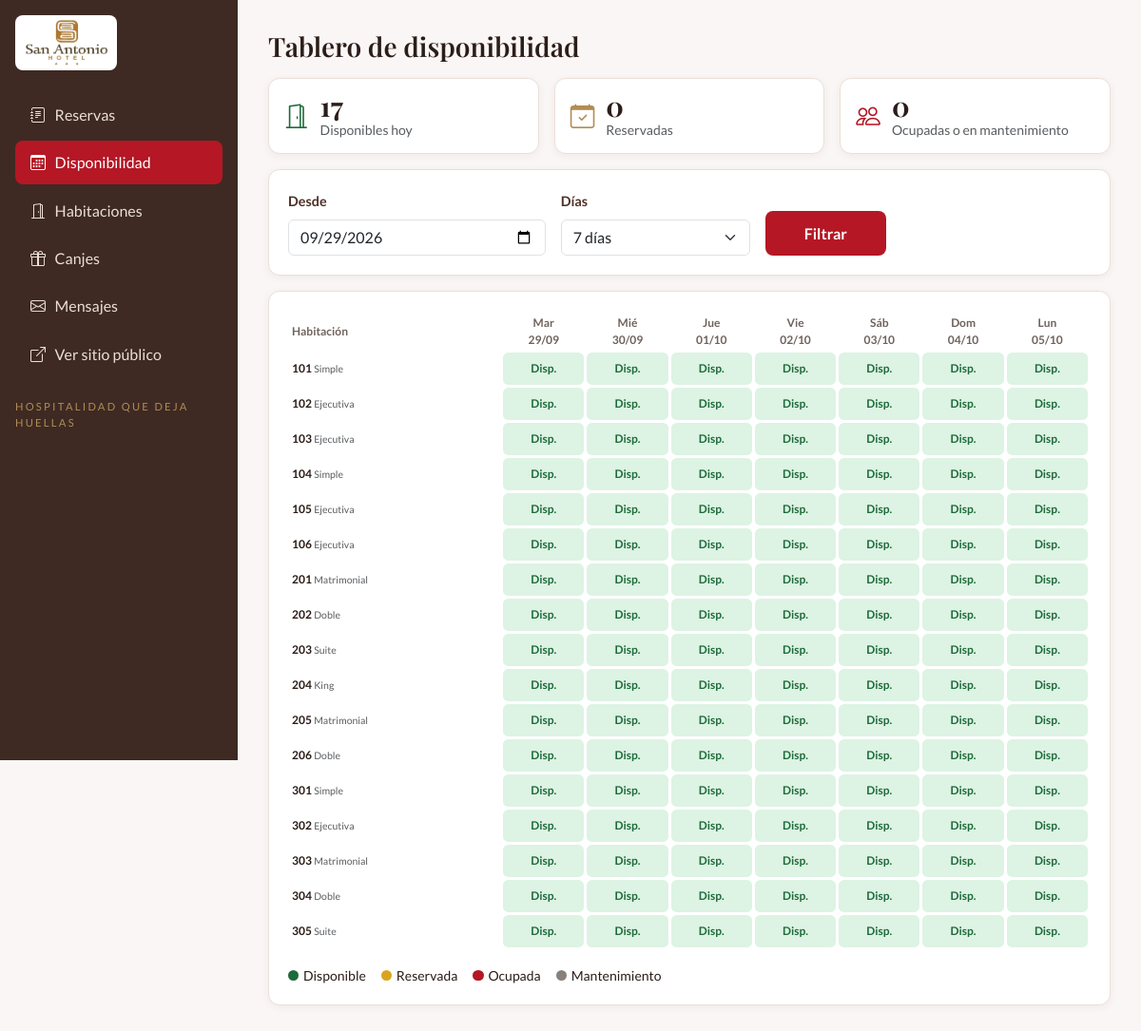
The page /admin/disponibilidad.php on the database its author committed.
### tables this page shows
CREATE TABLE habitacion (
    id           INT UNSIGNED AUTO_INCREMENT PRIMARY KEY,
    numero       VARCHAR(5)   NOT NULL UNIQUE,
    piso         TINYINT UNSIGNED NOT NULL,
    tipo_id      INT UNSIGNED NOT NULL,
    estado       ENUM('disponible','ocupada','limpieza','mantenimiento') NOT NULL DEFAULT 'disponible',
    descripcion  VARCHAR(255) NULL,
    activo       TINYINT(1)   NOT NULL DEFAULT 1,
    created_at   TIMESTAMP    NOT NULL DEFAULT CURRENT_TIMESTAMP,
    updated_at   TIMESTAMP    NOT NULL DEFAULT CURRENT_TIMESTAMP ON UPDATE CURRENT_TIMESTAMP,
    CONSTRAINT fk_habitacion_tipo FOREIGN KEY (tipo_id) REFERENCES tipo_habitacion(id)
);

CREATE TABLE tipo_habitacion (
    id             INT UNSIGNED AUTO_INCREMENT PRIMARY KEY,
    nombre         VARCHAR(40)   NOT NULL UNIQUE,
    descripcion    VARCHAR(255)  NOT NULL,
    detalle        TEXT          NULL,
    capacidad      TINYINT UNSIGNED NOT NULL,
    precio_noche   DECIMAL(8,2)  NOT NULL CHECK (precio_noche > 0),
    activo         TINYINT(1)    NOT NULL DEFAULT 1,
    created_at     TIMESTAMP     NOT NULL DEFAULT CURRENT_TIMESTAMP,
    updated_at     TIMESTAMP     NOT NULL DEFAULT CURRENT_TIMESTAMP ON UPDATE CURRENT_TIMESTAMP
);

### config/Autoload.php (called while the page is built, shortened)
<?php
spl_autoload_register(function (string $clase): void {
    $prefijo = "App\\";
    $carpetaBase = dirname(__DIR__) . "/src/";
    $ruta = $carpetaBase . str_replace("\\", "/", substr($clase, strlen($prefijo))) . ".php";
});

### views/partes/ayudas.php (called while the page is built, shortened)
<?php
function e($valor): string
{
    return htmlspecialchars((string) $valor, ENT_QUOTES, "UTF-8");
}
function fechaGet(string $clave): string
{
    $valor = $_GET[$clave] ?? "";
    $fecha = DateTime::createFromFormat("!Y-m-d", $valor);
    return ($fecha && $fecha->format("Y-m-d") === $valor) ? $valor : "";
}

### src/Dao/Conexion.php (called while the page is built, shortened)
<?php
class Conexion
{
    private $host = "localhost";
    private $dbname = "daw2_hotel_san_antonio";
    private $user = "root";
    private $password = "";
    public function conectar(): \PDO
    {
        try {
            $dsn = "mysql:host=$this->host;dbname=$this->dbname;charset=utf8mb4";
            $conexion = new \PDO($dsn, $this->user, $this->password);
            $conexion->setAttribute(\PDO::ATTR_ERRMODE, \PDO::ERRMODE_EXCEPTION);
            $conexion->setAttribute(\PDO::ATTR_DEFAULT_FETCH_MODE, \PDO::FETCH_ASSOC);
            $conexion->setAttribute(\PDO::ATTR_EMULATE_PREPARES, false);
            return $conexion;
        } catch (\PDOException $e) {
            throw $e;
        }
    }
}

### src/Dao/Dao.php (called while the page is built, shortened)
<?php
abstract class Dao
{
    public function __construct(?\PDO $conn = null)
    {
        $this->conn = $conn ?? (new Conexion())->conectar();
    }
    protected function enlazar(\PDOStatement $stmt, array $valores): void
    {
        foreach ($valores as $marcador => $valor) {
            $tipo = match (true) {
                is_int($valor) => \PDO::PARAM_INT,
                is_bool($valor) => \PDO::PARAM_BOOL,
                $valor === null => \PDO::PARAM_NULL,
                default => \PDO::PARAM_STR,
            };
            $stmt->bindValue($marcador, $valor, $tipo);
        }
    }
}

### src/Dao/Reserva.php (called while the page is built, shortened)
<?php
class Reserva extends Dao
{
    public function enRango(string $desde, string $hasta): array
    {
        $stmt = $this->conn->prepare(
            "SELECT habitacion_id, fecha_ingreso, fecha_salida, estado FROM reserva
             WHERE estado IN ('pendiente','confirmada','checkin')
               AND fecha_ingreso <= :hasta AND fecha_salida > :desde"
        );
        $this->enlazar($stmt, [":desde" => $desde, ":hasta" => $hasta]);
        $stmt->execute();
        return $stmt->fetchAll();
    }
    public function liberarNoShowVencidos(): int
    {
        $stmt = $this->conn->prepare(
            "UPDATE reserva SET estado = 'no_show' WHERE estado = 'confirmada' AND fecha_salida < CURDATE()"
        );
        $stmt->execute();
        return $stmt->rowCount();
    }
}

### src/Bo/Reserva.php (called while the page is built, shortened)
<?php
class Reserva
{
    public function liberarNoShow(): int
    {
        return (new ReservaDAO())->liberarNoShowVencidos();
    }
    public function tablero(string $desde, int $dias): array
    {
        $this->liberarNoShow();
        $fechas = array_map(fn($i) => date("Y-m-d", strtotime("$desde +$i day")), range(0, $dias - 1));
        $reservas = (new ReservaDAO())->enRango($fechas[0], end($fechas));
        $filas = [];
        foreach ((new HabitacionDAO())->listar() as $hab) {
            $celdas = array_map(function ($dia) use ($hab, $reservas) {
                if ($hab["estado"] === "mantenimiento") {
                    return "mantenimiento";
                }
                foreach ($reservas as $r) {
                    if ($r["habitacion_id"] == $hab["id"] && $r["fecha_ingreso"] <= $dia && $dia < $r["fecha_salida"]) {
                        return $r["estado"] === "checkin" ? "ocupada" : "reservada";
                    }
                }
                return "disponible";
            }, $fechas);
            $filas[] = ["numero" => $hab["numero"], "tipo" => $hab["tipo"], "celdas" => $celdas];
        }
        $primerDia = array_count_values(array_map(fn($f) => $f["celdas"][0], $filas));
        return ["fechas" => $fechas, "filas" => $filas, "totales" => $primerDia];
    }
}

### src/Dao/Habitacion.php (called while the page is built, shortened)
<?php
class Habitacion extends Dao
{
    public function listar(): array
    {
        $stmt = $this->conn->prepare(
            "SELECT h.*, t.nombre AS tipo, t.precio_noche
             FROM habitacion h
             JOIN tipo_habitacion t ON t.id = h.tipo_id
             ORDER BY h.numero"
        );
        $stmt->execute();
        return $stmt->fetchAll();
    }
}

### admin/disponibilidad.php (the view, shortened to what this page needs)
<?php
require __DIR__ . "/../config/Autoload.php";
require_once __DIR__ . "/../views/partes/ayudas.php";
$desde = fechaGet("desde") ?: date("Y-m-d");
$dias = (int) ($_GET["dias"] ?? 7);
$dias = in_array($dias, [7, 14], true) ? $dias : 7;
$tablero = (new ReservaBO())->tablero($desde, $dias);
$totales = $tablero["totales"];
$textos = ["disponible" => "Disp.", "reservada" => "Res.", "ocupada" => "Ocup.", "mantenimiento" => "Mant."];
$diasSemana = ["Dom", "Lun", "Mar", "Mié", "Jue", "Vie", "Sáb"];
require __DIR__ . "/../views/partes/panel_cabecera.php";
?>
<h1 class="h3 mb-3">Tablero de disponibilidad</h1>
<div class="row g-3 mb-3">
    <div class="col-12 col-md-4"><div class="sa-card sa-stat"><i class="bi bi-door-open" style="color:#1E6B3A"></i><div><div class="num"><?= $totales["disponible"] ?? 0 ?></div><div class="text-muted small">Disponibles <?= $desde === date("Y-m-d") ? "hoy" : "el " . fechaLarga($desde) ?></div></div></div></div>
    <div class="col-12 col-md-4"><div class="sa-card sa-stat"><i class="bi bi-calendar-check"></i><div><div class="num"><?= $totales["reservada"] ?? 0 ?></div><div class="text-muted small">Reservadas</div></div></div></div>
    <div class="col-12 col-md-4"><div class="sa-card sa-stat"><i class="bi bi-people" style="color:var(--rojo)"></i><div><div class="num"><?= ($totales["ocupada"] ?? 0) + ($totales["mantenimiento"] ?? 0) ?></div><div class="text-muted small">Ocupadas o en mantenimiento</div></div></div></div>
</div>
<form class="sa-card sa-card-cuerpo mb-3" method="get">
    <div class="row g-3 align-items-end">
        <div class="col-7 col-md-4">
            <label class="form-label" for="desde">Desde</label>
            <input class="form-control" type="date" id="desde" name="desde" value="<?= e($desde) ?>">
        </div>
        <div class="col-5 col-md-3">
            <label class="form-label" for="dias">Días</label>
            <select class="form-select" id="dias" name="dias">
                <option value="7" <?= $dias === 7 ? "selected" : "" ?>>7 días</option>
            </select>
        </div>
        <div class="col-12 col-md-2"><button class="btn-sa w-100" type="submit">Filtrar</button></div>
    </div>
</form>
<div class="sa-card sa-card-cuerpo">
    <div class="table-responsive">
        <table class="tablero w-100">
            <thead>
                <tr>
                    <th class="text-start">Habitación</th>
                    <?php foreach ($tablero["fechas"] as $f) : ?>
                        <th><?= $diasSemana[(int) date("w", strtotime($f))] ?><br><?= date("d/m", strtotime($f)) ?></th>
                    <?php endforeach ?>
                </tr>
            </thead>
            <tbody>
                <?php foreach ($tablero["filas"] as $fila) : ?>
                    <tr>
                        <td class="hab"><?= e($fila["numero"]) ?> <small class="text-muted fw-normal"><?= e($fila["tipo"]) ?></small></td>
                        <?php foreach ($fila["celdas"] as $estado) : ?>
                            <td class="celda celda-<?= $estado ?>"><?= $textos[$estado] ?></td>
                        <?php endforeach ?>
                    </tr>
                <?php endforeach ?>
            </tbody>
        </table>
    </div>
    <div class="d-flex flex-wrap gap-3 mt-3 small">
        <span><span class="punto" style="background:#1E6B3A"></span>Disponible</span>
        <span><span class="punto" style="background:#D9A521"></span>Reservada</span>
        <span><span class="punto" style="background:var(--rojo)"></span>Ocupada</span>
        <span><span class="punto" style="background:#8a807a"></span>Mantenimiento</span>
    </div>
</div>
<?php require __DIR__ . "/../views/partes/panel_pie.php" ?>

### assets/css/estilo.css (style rules this page uses)
:root { --rojo: #B51725; --rojo-osc: #9E1C28; --marron: #4F3129; --marron-osc: #3E2A23; --dorado: #B18C54; --hueso: #FAF6F5; --tinta: #2B1D18; --gris: #6f625c; --borde: #EADFD8; --crema: #F4ECE3; --rosado: #FDEBE9; }
body { font-family: "Lato", system-ui, sans-serif; background: var(--hueso); color: var(--tinta); }
h1, h2, h3, h4, .serif { font-family: "Playfair Display", Georgia, serif; font-weight: 700; }
.btn-sa { background: var(--rojo); color: #fff; border: 0; border-radius: .5rem; font-weight: 700; padding: .7rem 1.25rem; }
.sa-card { background: #fff; border: 1px solid var(--borde); border-radius: .75rem; box-shadow: 0 2px 8px rgba(79, 49, 41, .06); }
.sa-card-cuerpo { padding: 1rem; }
.form-label { font-weight: 700; font-size: .9rem; color: var(--marron); }
.sa-stat { display: flex; align-items: center; gap: .75rem; padding: .9rem 1rem; }
.sa-stat .num { font-family: "Playfair Display", serif; font-size: 1.8rem; font-weight: 700; line-height: 1; }
.sa-stat i { font-size: 1.6rem; color: var(--dorado); }
.tablero { border-collapse: separate; border-spacing: 3px; font-size: .75rem; min-width: 32rem; }
.tablero th { text-align: center; color: var(--gris); font-weight: 700; }
.tablero td.hab { font-weight: 700; white-space: nowrap; padding-right: .5rem; }
.tablero td.celda { text-align: center; padding: .5rem .2rem; border-radius: .35rem; font-weight: 700; }
.celda-disponible { background: #DDF3E4; color: #1E6B3A; }
.punto { display: inline-block; width: .7rem; height: .7rem; border-radius: 50%; margin-right: .3rem; }
@media (min-width: 768px) { .sa-card-cuerpo { padding: 1.25rem; } }

### rows shown on the page
habitacion: numero "101", tipo.nombre "Simple", estado "Disp."
habitacion: numero "102", tipo.nombre "Ejecutiva", estado "Disp."
habitacion: numero "103", tipo.nombre "Ejecutiva", estado "Disp."
habitacion: numero "104", tipo.nombre "Simple", estado "Disp."
habitacion: numero "105", tipo.nombre "Ejecutiva", estado "Disp."
habitacion: numero "106", tipo.nombre "Ejecutiva", estado "Disp."
habitacion: numero "201", tipo.nombre "Matrimonial", estado "Disp."
habitacion: numero "202", tipo.nombre "Doble", estado "Disp."
habitacion: numero "203", tipo.nombre "Suite", estado "Disp."
habitacion: numero "204", tipo.nombre "King", estado "Disp."
habitacion: numero "205", tipo.nombre "Matrimonial", estado "Disp."
habitacion: numero "206", tipo.nombre "Doble", estado "Disp."
habitacion: numero "301", tipo.nombre "Simple", estado "Disp."
habitacion: numero "302", tipo.nombre "Ejecutiva", estado "Disp."
habitacion: numero "303", tipo.nombre "Matrimonial", estado "Disp."
habitacion: numero "304", tipo.nombre "Doble", estado "Disp."
habitacion: numero "305", tipo.nombre "Suite", estado "Disp."

### other values the page prints
$texto "Reservas"
$texto "Disponibilidad"
$texto "Habitaciones"
$texto "Canjes"
$texto "Mensajes"
$totales["disponible"] "17"
$totales["reservada"] "0"
$diasSemana[(int) date("w", strtotime($f))] "Mar"
date("d/m", strtotime($f)) "29/09"
$diasSemana[(int) date("w", strtotime($f))] "Mié"
date("d/m", strtotime($f)) "30/09"
$diasSemana[(int) date("w", strtotime($f))] "Jue"
date("d/m", strtotime($f)) "01/10"
$diasSemana[(int) date("w", strtotime($f))] "Vie"
date("d/m", strtotime($f)) "02/10"
